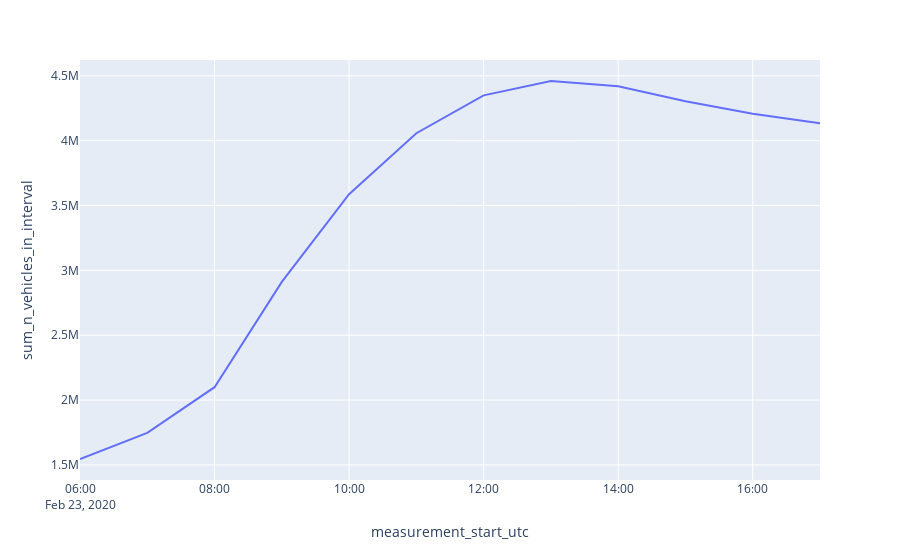

The notebook cell this image was saved under:
### Code cell
fig = px.line(scoot_df, x="measurement_start_utc", y="sum_n_vehicles_in_interval")
fig.show()

### Figure 1 — Plotly figure (JSON) as saved in the notebook; plotly's stock layout.template omitted (floating-point values rounded to 4 significant figures)
{"data": [{"hoverlabel": {"namelength": 0}, "hovertemplate": "measurement_start_utc=%{x}<br>sum_n_vehicles_in_interval=%{y}", "legendgroup": "", "line": {"color": "#636efa", "dash": "solid"}, "mode": "lines", "name": "", "showlegend": false, "type": "scatter", "x": ["2020-02-23T06:00:00", "2020-02-23T07:00:00", "2020-02-23T08:00:00", "2020-02-23T09:00:00", "2020-02-23T10:00:00", "2020-02-23T11:00:00", "2020-02-23T12:00:00", "2020-02-23T13:00:00", "2020-02-23T14:00:00", "2020-02-23T15:00:00", "2020-02-23T16:00:00", "2020-02-23T17:00:00"], "xaxis": "x", "y": [1545794, 1746773, 2099351, 2911430, 3587042, 4057677, 4349157, 4460101, 4420104, 4303937, 4207712, 4133373], "yaxis": "y"}], "layout": {"legend": {"tracegroupgap": 0}, "margin": {"t": 60}, "xaxis": {"anchor": "y", "domain": [0, 1], "title": {"text": "measurement_start_utc"}}, "yaxis": {"anchor": "x", "domain": [0, 1], "title": {"text": "sum_n_vehicles_in_interval"}}}}
